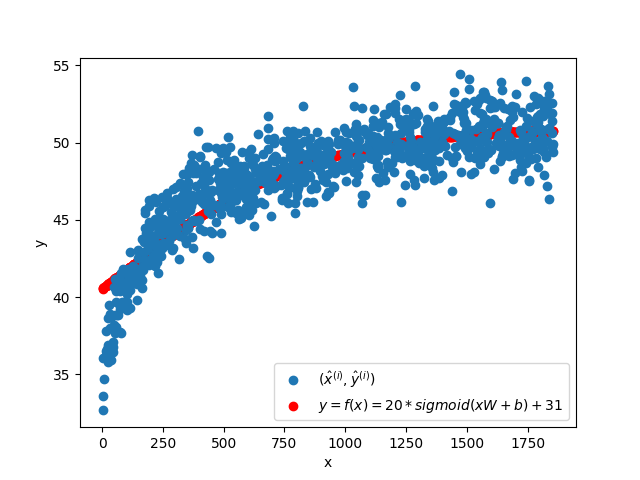

Write the Python code that produced this figure.
import torch
import matplotlib.pyplot as plt
import pandas as pd

# Visualize result
data = pd.read_csv("./data/day_head_circumference.csv")

day = data["day"].tolist()
head_circumference = data["head_circumference"].tolist()

# Numpy: length = data["length"].to_numpy()

# Observed/training input and output
x_train = torch.tensor(day).reshape(-1, 1)  # x_train = [[1], [1.5], [2], [3], [4], [5], [6]]
y_train = torch.tensor(head_circumference).reshape(-1, 1)  # y_train = [[5], [3.5], [3], [4], [3], [1.5], [2]]


class LinearRegressionModel:
    def __init__(self):
        # Model variables
        self.W = torch.tensor([[0.0]], requires_grad=True)  # requires_grad enables calculation of gradients
        self.b = torch.tensor([[0.0]], requires_grad=True)

    # Predictor
    def f(self, x):
        m = x @ self.W + self.b
        s = torch.sigmoid(m)
        y = 20.0 * s + 31.0
        return y

    # Uses Mean Squared Error
    def loss(self, x, y):
        return torch.nn.functional.mse_loss(self.f(x), y)


model = LinearRegressionModel()

# Optimize: adjust W and b to minimize loss using stochastic gradient descent
optimizer = torch.optim.SGD([model.b, model.W], 0.000001)
for epoch in range(75000):
    model.loss(x_train, y_train).backward()  # Compute loss gradients
    optimizer.step()  # Perform optimization by adjusting W and b,
    optimizer.zero_grad()  # Clear gradients for next step

# Print model variables and loss
print("W = %s, b = %s, loss = %s" % (model.W, model.b, model.loss(x_train, y_train)))

# Visualize result

plt.plot(x_train, y_train, 'o', label='$(\\hat x^{(i)},\\hat y^{(i)})$')
plt.xlabel('x')
plt.ylabel('y')
x = torch.tensor([[torch.min(x_train)], [torch.mean(x_train)], [torch.max(x_train)]])
plt.scatter(x_train, model.f(x_train).detach(), label='$y = f(x) = 20*sigmoid(xW+b)+31$', color="red")


plt.legend()
plt.savefig("task3")
plt.show()
